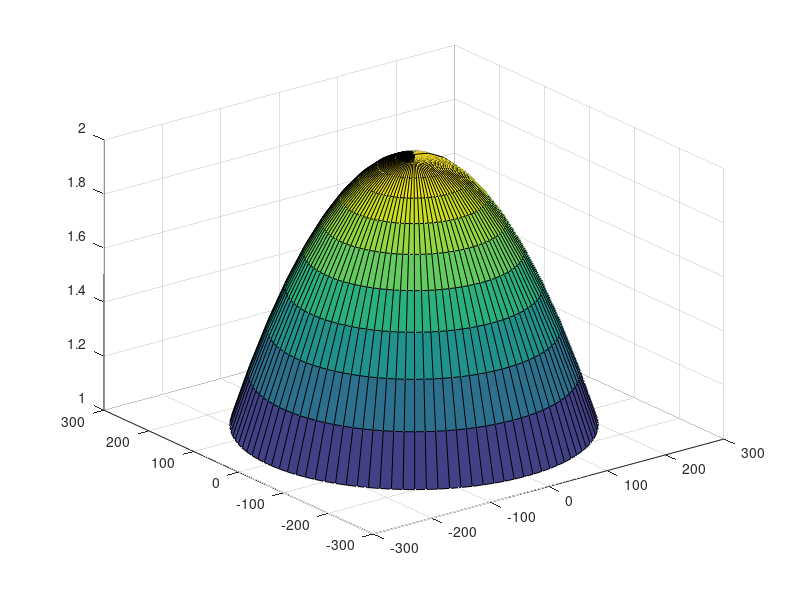

Recreate this plot in MATLAB. (Note: this script raises an error after producing the figure.)
% Copyright Henry Giddens, 2018

%Build and add a luneburg lens decritized into 10 layers into a cst file:

%Define descritized cylinders (default units is in mm):
% Lens Radius:
f = 2.4e9;
lamda = 3e8/f*1e3;
R = 2*lamda;

r = 0:R/10:R;

%Permittivity: 
Er = (2 - (r/R).^2);

%Plot in matlab:
theta = linspace(0,2*pi);
[th,rr] = meshgrid(theta,r);
[~,er] = meshgrid(theta,Er);
[x,y,z] = pol2cart(th,rr,er);
ax = axes('parent',figure);
s = surf(x,y,z);
s.EdgeAlpha = 0.1;
axis equal
view([0 90])
grid off;
box on;
cbar = colorbar;
cbar.Label.String = 'Relative Permittivity';


%% Build in CST:

%Create new CST_MWS session in current directory

CST = CST_MicrowaveStudio(cd,'LuneburgLens.cst');  %Note - file will only be saved if CST.save is called

% Add the descritized graded index material profile to the materials available in CST
Er_av = mapAverage(sqrt(Er)).^2; %take the average Er value assuming linearly spaced radii

map = parula(length(Er_av));
for i = 1:length(Er_av)
    C = (map(i,:));
    material = ['Material',num2str(i)];
    CST.addNormalMaterial(material,Er_av(i),1,C);
end

%Add the cylinders with each dielectric constant.
%Use a height of 0.5 wavelengths
Z = [-0.25 0.25].*lamda;

for i = 2:length(r)
    name = sprintf('cylinder %d',i);
    component = 'Component 1';
    material = ['Material',num2str(i-1)];
    CST.addCylinder(r(i),r(i-1),'z',0,0,Z,name,component,material)
    
end

%Set the frequency span to 2-3 GHz
CST.setFreq(2,3)

%Add a line source to the side of the lens:
CST.addDiscretePort([0 0],[R R],Z,0.1,50)

%Set the Boundary Conditions:
CST.setBoundaryCondition('xmin','open add space','xmax','open add space','ymin',...
    'open add space','ymax','open add space')
CST.setBoundaryCondition('Zmin','Electric','ZMax','Electric');

%Set a symmetry plane on the y-z plane
CST.addSymmetryPlane('X','magnetic')
CST.addSymmetryPlane('Z','electric')

CST.setBackgroundLimits([lamda lamda],[lamda lamda],[0 0]);

%Add a field monitor at 2.4GHz
CST.addFieldMonitor('EField',2.4);
CST.addFieldMonitor('farfield',2.4);

% Choose the TD solver (default)
CST.setSolver('td')

%Run the simulation:
CST.runSimulation;

% Save the model
%CST.save;
